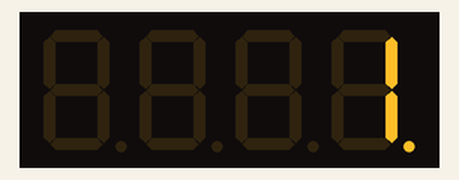
Recording of a sketch running on a simulated Arduino Uno, built with avr-gcc and run on an emulated ATmega328P. Shown: 4-digit seven-segment display.

Above: at 0.15 s.
At 4.95 s:
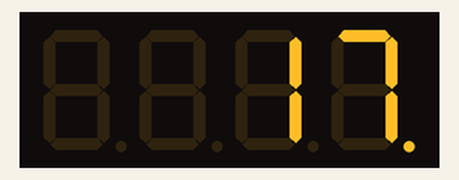
At 10.05 s:
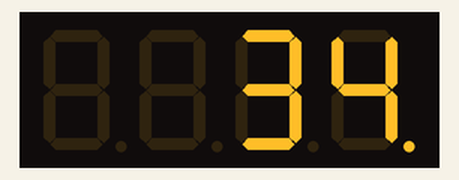
At 19.95 s:
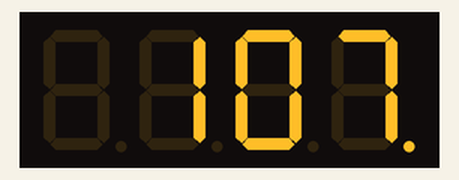
At 29.85 s:
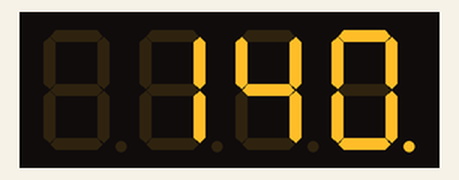
At 39.75 s:
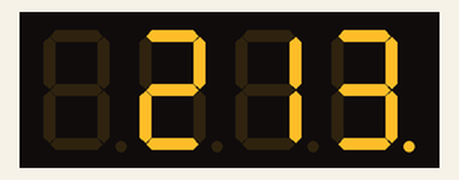

The sketch:

3_25cp1.ino
```cpp
#include "SevSeg.h"
SevSeg sevseg; //Instantiate a seven segment object
int Hour=0,Min=0;
void setup() {
byte numDigits = 4;
byte digitPins[] = {1, 4, 5, 13};
byte segmentPins[] = {2,14,11,9,8,3,12,10};
sevseg.begin(COMMON_CATHODE,numDigits,digitPins,segmentPins);
sevseg.setBrightness(90);
}

void loop() {
static unsigned long timer = millis();
if(millis()>=timer){
  timer+=300;
  Min = Min + 1;
  if (Min == 60 )
  {
    Min = 0;
    if (Hour == 23)
      Hour=0;
    else
      Hour++;
  };
  sevseg.setNumber(Hour*100 + Min, 0);
  }
sevseg.refreshDisplay();
}
```
